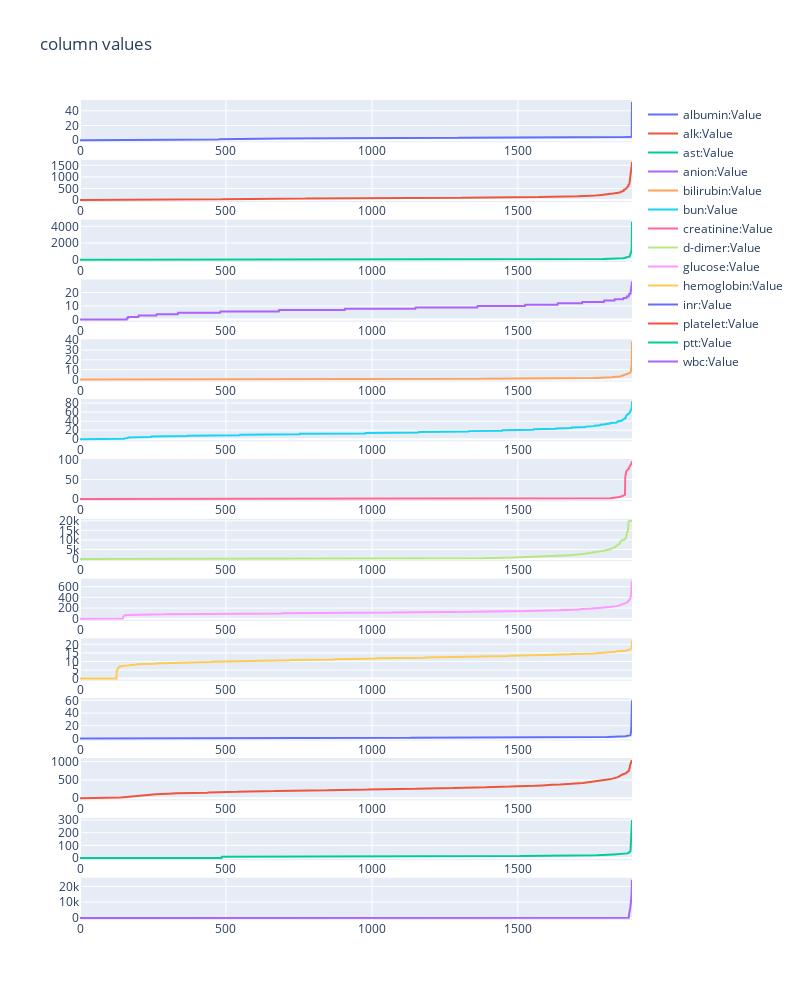

Notebook cell for this chart:
### Code cell
fig = make_subplots(rows=14, cols=1)
for i in range(15,29):
    tempx=np.arange(1892)
    temp = np.zeros(1892)
    temp=np.sort(lab_data.iloc[:,i])
    fig.append_trace(
        go.Scatter(x=tempx,y=temp,name=lab_data.columns[i]),
        row=i-14,
        col=1
    )
fig.update_layout(height=1000, width=800, title_text="column values")
fig.show()

### Figure 1 — Plotly figure (JSON) as saved in the notebook; plotly's stock layout.template omitted (floating-point values rounded to 4 significant figures; data arrays with more than 128 entries replaced by an {"elided": "..."} marker saying what was removed)
{"data": [{"name": "albumin:Value", "type": "scatter", "x": {"elided": "1892 int values"}, "xaxis": "x", "y": {"elided": "1892 float values"}, "yaxis": "y"}, {"name": "alk:Value", "type": "scatter", "x": {"elided": "1892 int values"}, "xaxis": "x2", "y": {"elided": "1892 int values"}, "yaxis": "y2"}, {"name": "ast:Value", "type": "scatter", "x": {"elided": "1892 int values"}, "xaxis": "x3", "y": {"elided": "1892 int values"}, "yaxis": "y3"}, {"name": "anion:Value", "type": "scatter", "x": {"elided": "1892 int values"}, "xaxis": "x4", "y": {"elided": "1892 int values"}, "yaxis": "y4"}, {"name": "bilirubin:Value", "type": "scatter", "x": {"elided": "1892 int values"}, "xaxis": "x5", "y": {"elided": "1892 float values"}, "yaxis": "y5"}, {"name": "bun:Value", "type": "scatter", "x": {"elided": "1892 int values"}, "xaxis": "x6", "y": {"elided": "1892 int values"}, "yaxis": "y6"}, {"name": "creatinine:Value", "type": "scatter", "x": {"elided": "1892 int values"}, "xaxis": "x7", "y": {"elided": "1892 float values"}, "yaxis": "y7"}, {"name": "d-dimer:Value", "type": "scatter", "x": {"elided": "1892 int values"}, "xaxis": "x8", "y": {"elided": "1892 int values"}, "yaxis": "y8"}, {"name": "glucose:Value", "type": "scatter", "x": {"elided": "1892 int values"}, "xaxis": "x9", "y": {"elided": "1892 int values"}, "yaxis": "y9"}, {"name": "hemoglobin:Value", "type": "scatter", "x": {"elided": "1892 int values"}, "xaxis": "x10", "y": {"elided": "1892 float values"}, "yaxis": "y10"}, {"name": "inr:Value", "type": "scatter", "x": {"elided": "1892 int values"}, "xaxis": "x11", "y": {"elided": "1892 float values"}, "yaxis": "y11"}, {"name": "platelet:Value", "type": "scatter", "x": {"elided": "1892 int values"}, "xaxis": "x12", "y": {"elided": "1892 int values"}, "yaxis": "y12"}, {"name": "ptt:Value", "type": "scatter", "x": {"elided": "1892 int values"}, "xaxis": "x13", "y": {"elided": "1892 float values"}, "yaxis": "y13"}, {"name": "wbc:Value", "type": "scatter", "x": {"elided": "1892 int values"}, "xaxis": "x14", "y": {"elided": "1892 float values"}, "yaxis": "y14"}], "layout": {"height": 1000, "title": {"text": "column values"}, "width": 800, "xaxis": {"anchor": "y", "domain": [0, 1]}, "xaxis10": {"anchor": "y10", "domain": [0, 1]}, "xaxis11": {"anchor": "y11", "domain": [0, 1]}, "xaxis12": {"anchor": "y12", "domain": [0, 1]}, "xaxis13": {"anchor": "y13", "domain": [0, 1]}, "xaxis14": {"anchor": "y14", "domain": [0, 1]}, "xaxis2": {"anchor": "y2", "domain": [0, 1]}, "xaxis3": {"anchor": "y3", "domain": [0, 1]}, "xaxis4": {"anchor": "y4", "domain": [0, 1]}, "xaxis5": {"anchor": "y5", "domain": [0, 1]}, "xaxis6": {"anchor": "y6", "domain": [0, 1]}, "xaxis7": {"anchor": "y7", "domain": [0, 1]}, "xaxis8": {"anchor": "y8", "domain": [0, 1]}, "xaxis9": {"anchor": "y9", "domain": [0, 1]}, "yaxis": {"anchor": "x", "domain": [0.9485, 1]}, "yaxis10": {"anchor": "x10", "domain": [0.2918, 0.3434]}, "yaxis11": {"anchor": "x11", "domain": [0.2189, 0.2704]}, "yaxis12": {"anchor": "x12", "domain": [0.1459, 0.1974]}, "yaxis13": {"anchor": "x13", "domain": [0.07296, 0.1245]}, "yaxis14": {"anchor": "x14", "domain": [0, 0.05153]}, "yaxis2": {"anchor": "x2", "domain": [0.8755, 0.927]}, "yaxis3": {"anchor": "x3", "domain": [0.8026, 0.8541]}, "yaxis4": {"anchor": "x4", "domain": [0.7296, 0.7811]}, "yaxis5": {"anchor": "x5", "domain": [0.6566, 0.7082]}, "yaxis6": {"anchor": "x6", "domain": [0.5837, 0.6352]}, "yaxis7": {"anchor": "x7", "domain": [0.5107, 0.5622]}, "yaxis8": {"anchor": "x8", "domain": [0.4378, 0.4893]}, "yaxis9": {"anchor": "x9", "domain": [0.3648, 0.4163]}}}
